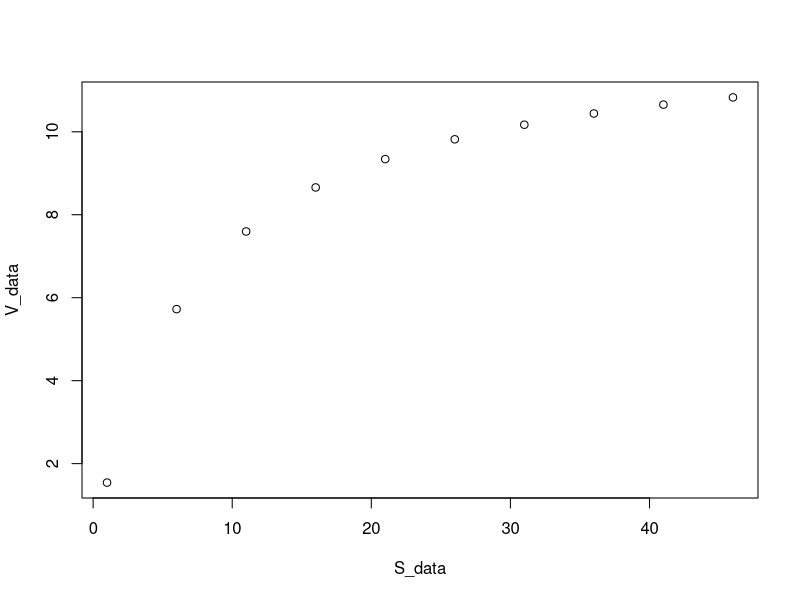
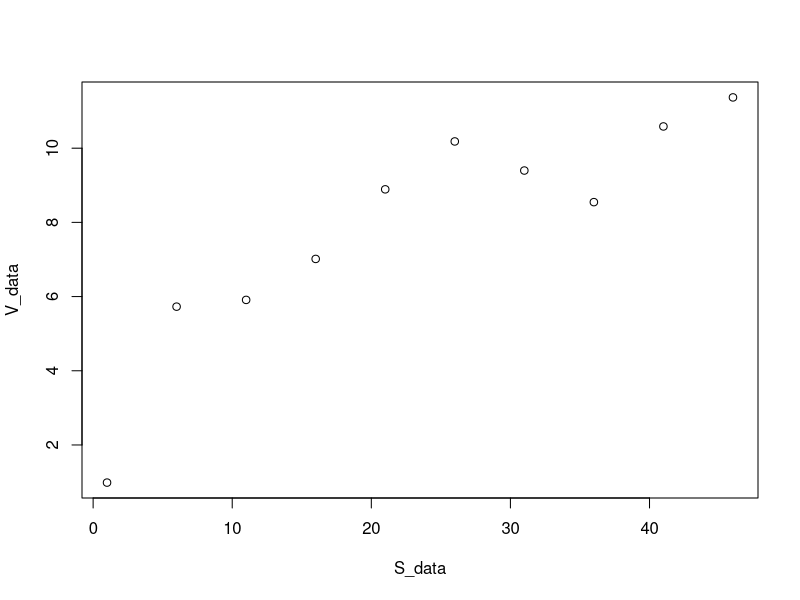
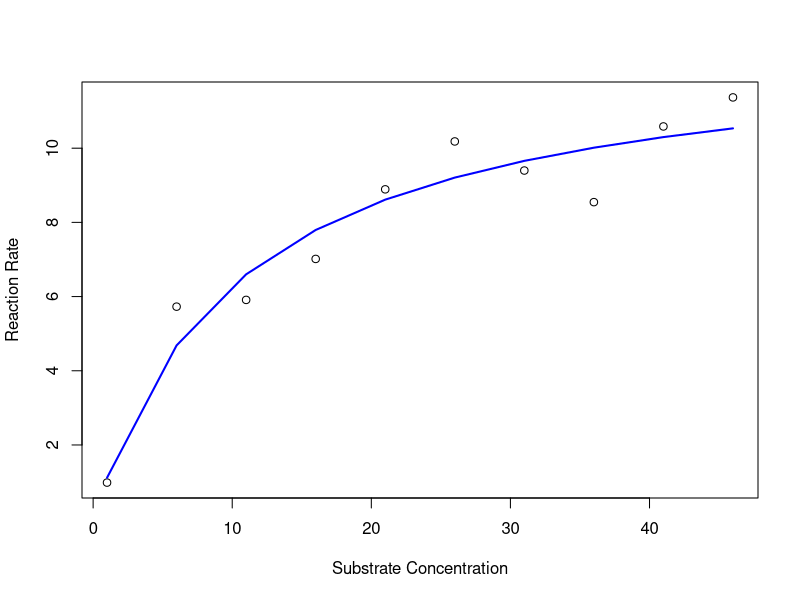
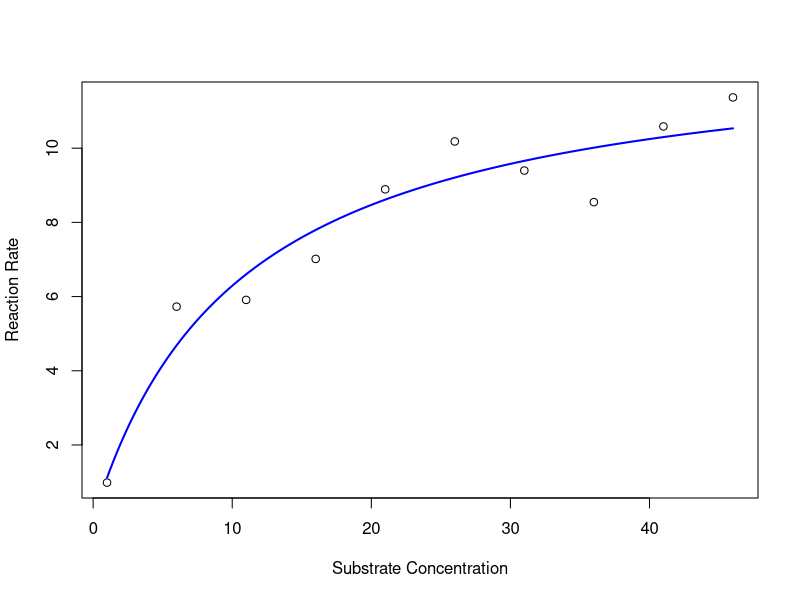

Recreate these plots in R, in order.
rm(list = ls())
graphics.off()

S_data <- seq(1,50,5)
S_data

V_data <- ((12.5 * S_data)/(7.1 + S_data))
plot(S_data, V_data)

set.seed(1456) # To get the same random fluctuations in the "data" every time
V_data <- V_data + rnorm(10,0,1) # Add 10 random fluctuations  with standard deviation of 0.5 to emulate error
plot(S_data, V_data)

MM_model <- nls(V_data ~ V_max * S_data / (K_M + S_data))

plot(S_data,V_data, xlab = "Substrate Concentration", ylab = "Reaction Rate")  # first plot the data 
lines(S_data,predict(MM_model),lty=1,col="blue",lwd=2) # now overlay the fitted model 

coef(MM_model) # check the coefficients

Substrate2Plot <- seq(min(S_data), max(S_data),len=200) # generate some new x-axis values just for plotting
Predict2Plot <- coef(MM_model)["V_max"] * Substrate2Plot / (coef(MM_model)["K_M"] + Substrate2Plot) # calculate the predicted values by plugging the fitted coefficients into the model equation 

plot(S_data,V_data, xlab = "Substrate Concentration", ylab = "Reaction Rate")  # first plot the data 
lines(Substrate2Plot, Predict2Plot, lty=1,col="blue",lwd=2) # now overlay the fitted model
summary(MM_model)
